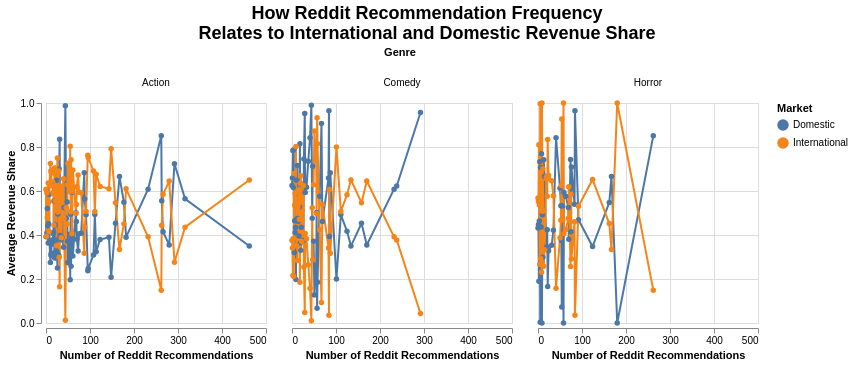

Notebook code for this chart:
### Code cell
# RQ1 Visualization
rq1_viz = (
    alt.Chart(df_grouped)
    .mark_line(point=True)
    .encode(
        x=alt.X("num_recommendations:Q", title="Number of Reddit Recommendations"),
        y=alt.Y("avg_share:Q", title="Average Revenue Share", scale=alt.Scale(domain=[0, 1])),
        color=alt.Color("market:N", title="Market")
    )
    .properties(width=220, height=220)
    .facet(
        column=alt.Column("genre:N", title="Genre")
    )
    .properties(
        title=alt.TitleParams(
            text=[
                "How Reddit Recommendation Frequency",
                "Relates to International and Domestic Revenue Share"
            ],
            anchor="middle",  
            fontSize=18
        )
    )
)

rq1_viz
rq1_viz

### Figure 1 — Vega-Lite specification as saved in the notebook (floating-point values rounded to 4 significant figures; data arrays with more than 128 entries replaced by an {"elided": "..."} marker saying what was removed)
{"config": {"view": {"continuousWidth": 300, "continuousHeight": 300}}, "data": {"name": "data-90c7f6383a3a887ec11824cfd3bed6fc"}, "facet": {"column": {"field": "genre", "title": "Genre", "type": "nominal"}}, "spec": {"mark": {"type": "line", "point": true}, "encoding": {"color": {"field": "market", "title": "Market", "type": "nominal"}, "x": {"field": "num_recommendations", "title": "Number of Reddit Recommendations", "type": "quantitative"}, "y": {"field": "avg_share", "scale": {"domain": [0, 1]}, "title": "Average Revenue Share", "type": "quantitative"}}, "height": 220, "width": 220}, "title": {"text": ["How Reddit Recommendation Frequency", "Relates to International and Domestic Revenue Share"], "anchor": "middle", "fontSize": 18}, "$schema": "https://vega.github.io/schema/vega-lite/v5.16.3.json", "datasets": {"data-90c7f6383a3a887ec11824cfd3bed6fc": {"elided": "352 records"}}}
